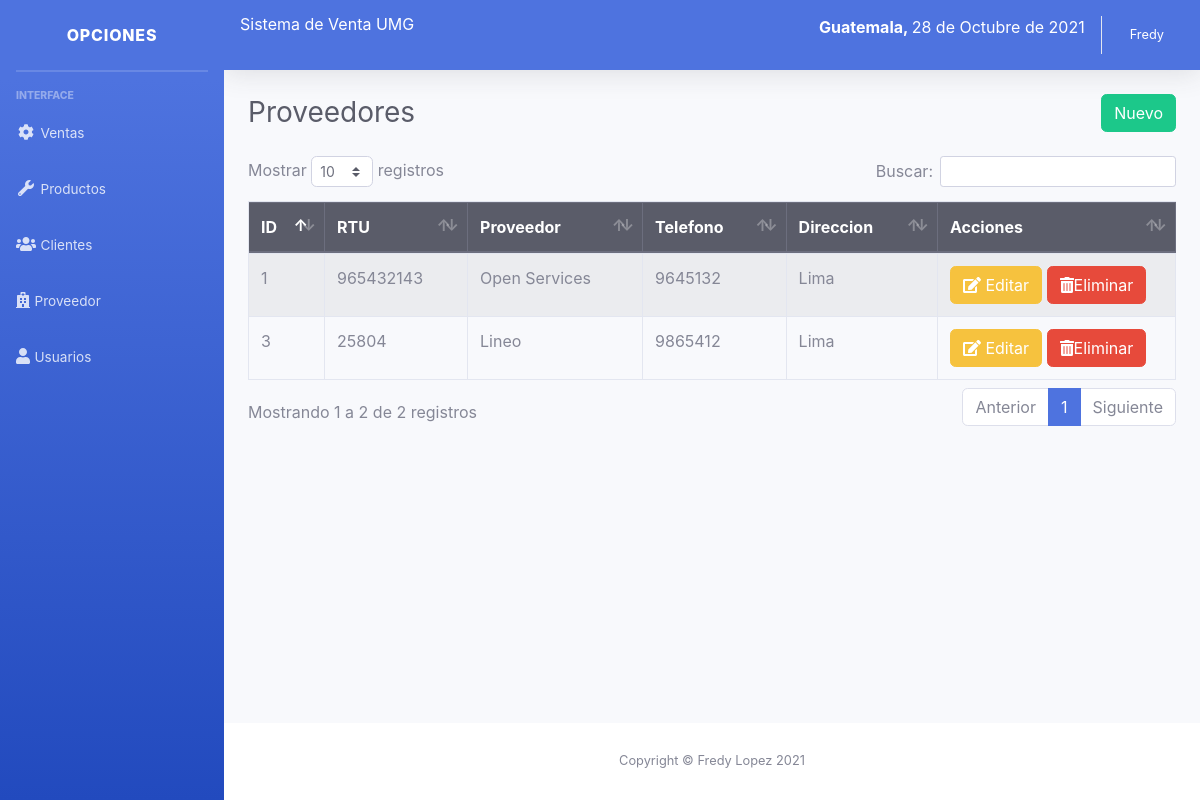
/sistema/lista_proveedor.php (signed in), run on the app's committed database.
### tables this page shows
CREATE TABLE `proveedor` (
  `codproveedor` int(11) NOT NULL,
  `proveedor` varchar(100) NOT NULL,
  `contacto` varchar(100) NOT NULL,
  `telefono` int(11) NOT NULL,
  `direccion` varchar(100) NOT NULL,
  `usuario_id` int(11) NOT NULL
);

### sistema/lista_proveedor.php (the view)
<?php include_once "includes/header.php"; ?>
<div class="container-fluid">
	<div class="d-sm-flex align-items-center justify-content-between mb-4">
		<h1 class="h3 mb-0 text-gray-800">Proveedores</h1>
		<a href="registro_proveedor.php" class="btn btn-success">Nuevo</a>
	</div>
	<div class="row">
		<div class="col-lg-12">
			<div class="table-responsive">
				<table class="table table-striped table-bordered" id="table">
					<thead class="thead-dark">
						<tr>
							<th>ID</th>
							<th>RTU</th>
							<th>Proveedor</th>
							<th>Telefono</th>
							<th>Direccion</th>
							<?php if ($_SESSION['rol'] == 1) { ?>
							<th>Acciones</th>
							<?php } ?>
						</tr>
					</thead>
					<tbody>
						<?php
						include "../conexion.php";
						$query = mysqli_query($conexion, "SELECT * FROM proveedor");
						$result = mysqli_num_rows($query);
						if ($result > 0) {
							while ($data = mysqli_fetch_assoc($query)) { ?>
								<tr>
									<td><?php echo $data['codproveedor']; ?></td>
									<td><?php echo $data['contacto']; ?></td>
									<td><?php echo $data['proveedor']; ?></td>
									<td><?php echo $data['telefono']; ?></td>
									<td><?php echo $data['direccion']; ?></td>
									<?php if ($_SESSION['rol'] == 1) { ?>
									<td>
										<a href="editar_proveedor.php?id=<?php echo $data['codproveedor']; ?>" class="btn btn-warning"><i class='fas fa-edit'></i> Editar</a>
										<form action="eliminar_proveedor.php?id=<?php echo $data['codproveedor']; ?>" method="post" class="confirmar d-inline">
											<button class="btn btn-danger" type="submit"><i class='fas fa-trash-alt'></i>Eliminar </button>
										</form>
									</td>
									<?php } ?>
								</tr>
						<?php }
						} ?>
					</tbody>
				</table>
			</div>
		</div>
	</div>
</div>
</div>
<?php include_once "includes/footer.php"; ?>

### data on the page
proveedor: codproveedor "1", contacto "965432143", proveedor "Open Services", telefono "9645132", direccion "Lima"
proveedor: codproveedor "3", contacto "25804", proveedor "Lineo", telefono "9865412", direccion "Lima"

### other printed values
fechaPeru() "28 de Octubre de 2021"
$_SESSION['nombre'] "Fredy"
